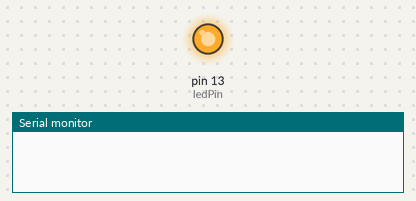
Recording of a sketch running on a simulated Arduino Uno, built with avr-gcc and run on an emulated ATmega328P. Shown: output pins drawn as LEDs (lit = HIGH), the last lines printed to the serial monitor. At 15.0 s the program stops and its outputs stay as they are.

Above: at 0.1 s.
At 14.8 s:
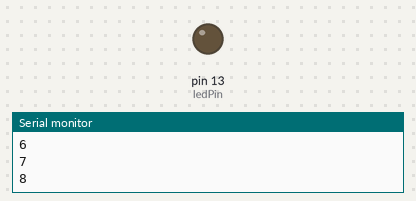
Timing chart, 0 to 16.3 s (numbered marks = the images above):
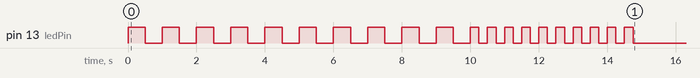

Measured:
- by itself, pin 13 (ledPin): goes 10 × (HIGH 0.50 s, LOW 0.50 s), 9 × (HIGH 0.25 s, LOW 0.25 s), HIGH 0.25 s, then LOW

The sketch:

1led_counting_system.ino
```cpp
int counter1 = 0; //set counter 1 on 0
int counter2 = 0; //set counter 2 on 0
int ledPin = 13; //led connectie on pin 13
int onLedTime1 = 500; //delay time 500 ms
int offLedTime1 = 500; //delay time 500 ms
int onLedTime2 = 250; //delay time 500 ms
int offLedTime2 = 250; //delay time 500 ms

void setup() {
   Serial.begin(9600);
 pinMode (ledPin, OUTPUT); //Set LedPin1 if Output, LedPin1 is identify on pin 13
}

void loop() {
do {
    digitalWrite(ledPin, HIGH);  //Turn led 1 on
    delay(onLedTime1);              //pause
    digitalWrite(ledPin, LOW);  //Turn led 1 off
    delay(offLedTime1);             //pause
   Serial.println(counter1);
   counter1++; //counter 1 starts counting
}
while(counter1 < 10);
  do {
    digitalWrite(ledPin, HIGH);  //Turn led 1 on
    delay(onLedTime2);              //pause
    digitalWrite(ledPin, LOW);  //Turn led 1 off
    delay(offLedTime2);             //pause
   Serial.println(counter2);
 	counter2++; //counter 2 starts counting
  }
  while (counter2 < 10);
while (1);
//freeze loop
}
```
